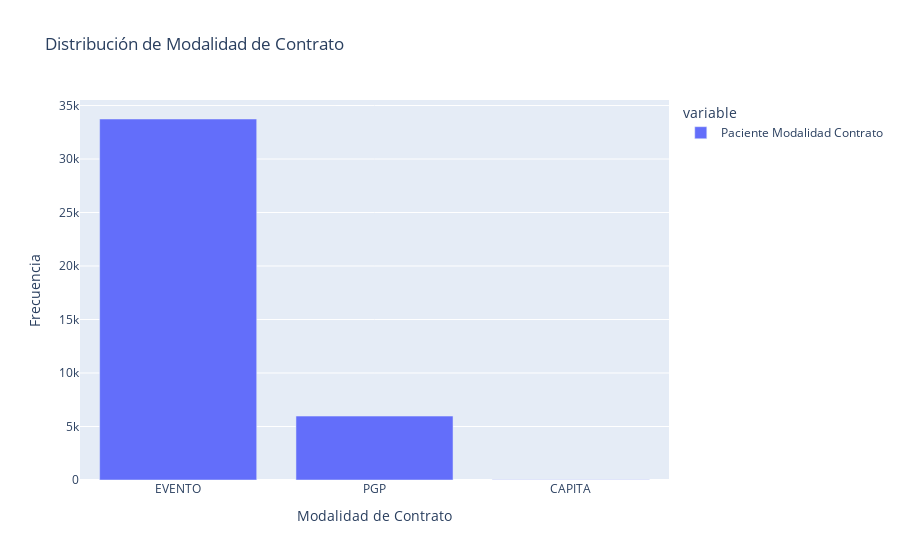
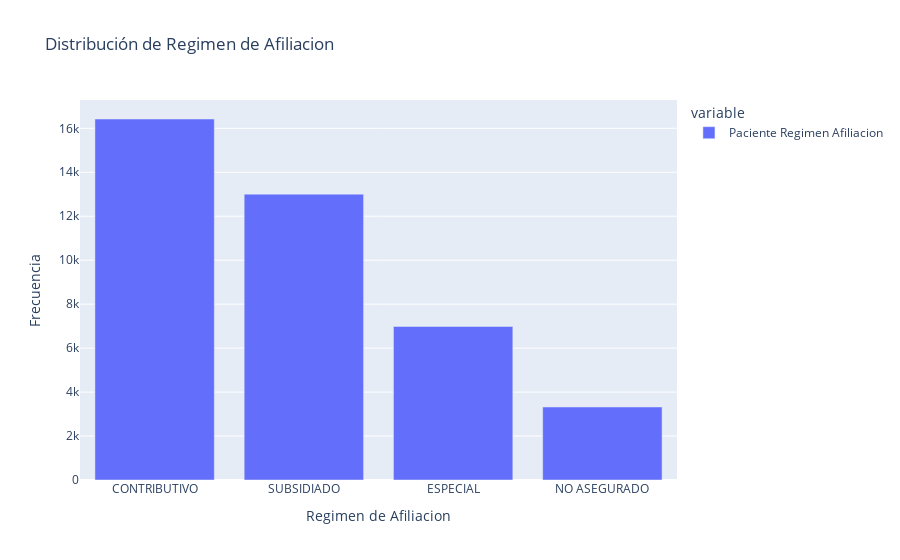

Source (notebook cell) for these figures, in order:
### Code cell
# Gráfico de barras para Paciente Modalidad Contrato
fig = px.bar(data['Paciente Modalidad Contrato'].value_counts(), 
             title='Distribución de Modalidad de Contrato',
             labels={'value': 'Frecuencia', 'index': 'Modalidad de Contrato'})
fig.show()

# Gráfico de barras para Paciente Regimen Afiliacion
fig = px.bar(data['Paciente Regimen Afiliacion'].value_counts(), 
             title='Distribución de Regimen de Afiliacion',
             labels={'value': 'Frecuencia', 'index': 'Regimen de Afiliacion'})
fig.show()

### Figure 1 — Plotly figure (JSON) as saved in the notebook; plotly's stock layout.template omitted (floating-point values rounded to 4 significant figures)
{"data": [{"alignmentgroup": "True", "hovertemplate": "variable=Paciente Modalidad Contrato<br>Modalidad de Contrato=%{x}<br>Frecuencia=%{y}<extra></extra>", "legendgroup": "Paciente Modalidad Contrato", "marker": {"color": "#636efa", "pattern": {"shape": ""}}, "name": "Paciente Modalidad Contrato", "offsetgroup": "Paciente Modalidad Contrato", "orientation": "v", "showlegend": true, "textposition": "auto", "type": "bar", "x": ["EVENTO", "PGP", "CAPITA"], "xaxis": "x", "y": [33740, 5974, 31], "yaxis": "y"}], "layout": {"barmode": "relative", "legend": {"title": {"text": "variable"}, "tracegroupgap": 0}, "title": {"text": "Distribución de Modalidad de Contrato"}, "xaxis": {"anchor": "y", "domain": [0, 1], "title": {"text": "Modalidad de Contrato"}}, "yaxis": {"anchor": "x", "domain": [0, 1], "title": {"text": "Frecuencia"}}}}

### Figure 2 — Plotly figure (JSON) as saved in the notebook; plotly's stock layout.template omitted (floating-point values rounded to 4 significant figures)
{"data": [{"alignmentgroup": "True", "hovertemplate": "variable=Paciente Regimen Afiliacion<br>Regimen de Afiliacion=%{x}<br>Frecuencia=%{y}<extra></extra>", "legendgroup": "Paciente Regimen Afiliacion", "marker": {"color": "#636efa", "pattern": {"shape": ""}}, "name": "Paciente Regimen Afiliacion", "offsetgroup": "Paciente Regimen Afiliacion", "orientation": "v", "showlegend": true, "textposition": "auto", "type": "bar", "x": ["CONTRIBUTIVO", "SUBSIDIADO", "ESPECIAL", "NO ASEGURADO"], "xaxis": "x", "y": [16424, 13006, 6987, 3322], "yaxis": "y"}], "layout": {"barmode": "relative", "legend": {"title": {"text": "variable"}, "tracegroupgap": 0}, "title": {"text": "Distribución de Regimen de Afiliacion"}, "xaxis": {"anchor": "y", "domain": [0, 1], "title": {"text": "Regimen de Afiliacion"}}, "yaxis": {"anchor": "x", "domain": [0, 1], "title": {"text": "Frecuencia"}}}}
